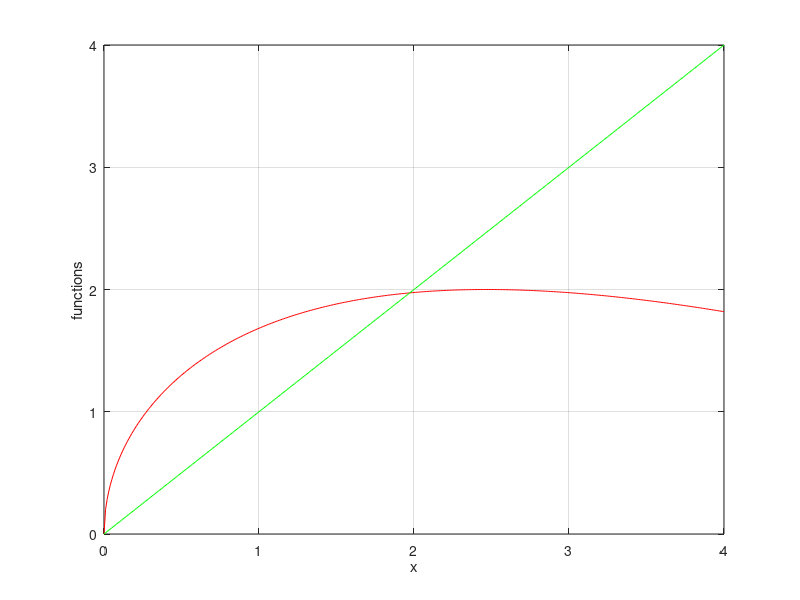

The MATLAB source for this figure:
clear all;
clear variables;

g = @(x) 2*sin(sqrt(x));

xd = 0:0.01:4;
gx = g(xd);
h = xd;
plot(xd, gx, 'r');
hold on
plot(xd, h, 'g');
hold off
grid();
xlabel('x');
ylabel('functions');

counter = 0;
n = 1000;
x1 = 0.5;
tol = 0.00001;

while(counter <= n)
    counter = counter + 1; 
    if abs(x1 - g(x1)) / g(x1) < tol, break, end
    x1 = g(x1);
end

disp(x1);